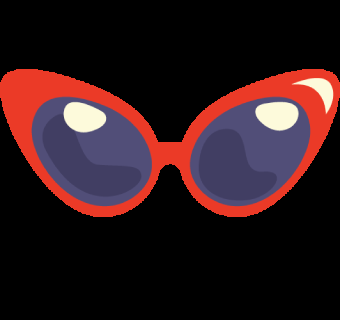
#> input picture ccl/sunglass.png, 340 x 320 px
$ python main.py
#> lines starting #> are read from the running program, lines starting #| are printed output that depends on the picture
import cv2
import cvzone

cap = cv2.VideoCapture(0)
cascade = cv2.CascadeClassifier('haarcascade_frontalface_default.xml')
overlay = cv2.imread('sunglass.png', cv2.IMREAD_UNCHANGED)
#> overlay is the input picture: shape (320, 340, 4); mean B, G, R, A 27.7, 24.2, 46.5, 76.2
while True:
    _, frame = cap.read()
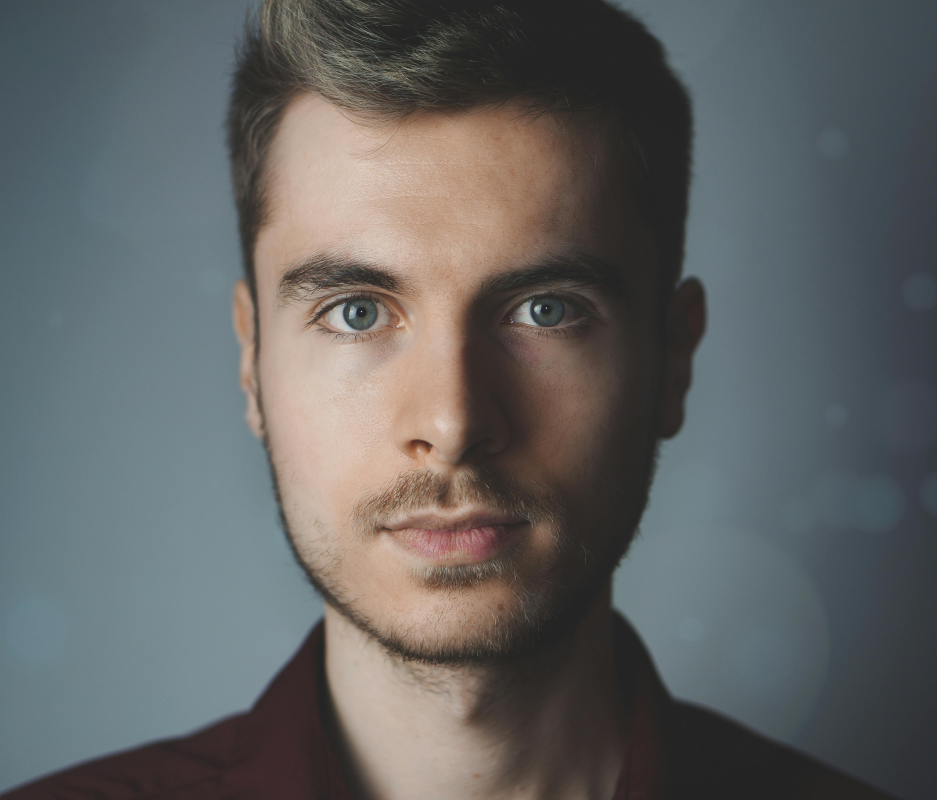
#> input picture ccl/test1.jpg, 4684 x 4000 px, given in place of the camera (shown at 1/5 size)
#> frame is the input picture: shape (4000, 4684, 3); mean B, G, R 98.7, 99.1, 98
    gray_scale = cv2.cvtColor(frame, cv2.COLOR_BGR2GRAY)
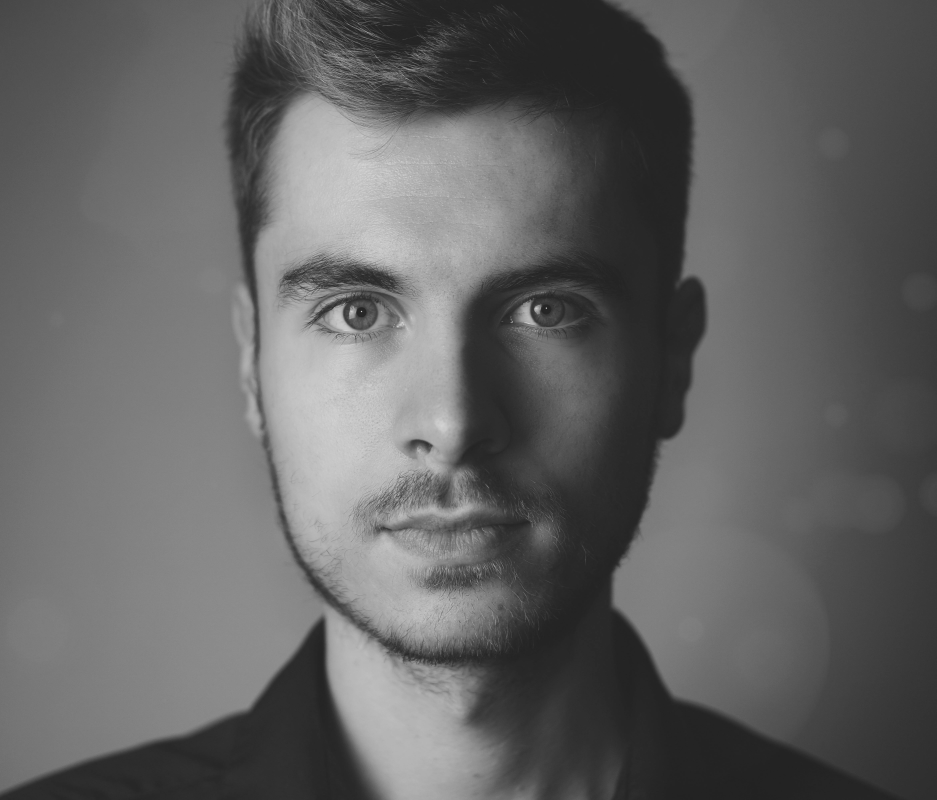
#> gray_scale: shape (4000, 4684) (shown at 1/5 size); min 16, max 255, mean 98.7
    faces = cascade.detectMultiScale(gray_scale)
#> faces = [[960, 547, 2580, 2580]]
    for (x, y, w, h) in faces:
        cv2.rectangle(frame,(x, y), (x+w, y+h), (0, 255, 0), 2)
        overlay_resize = cv2.resize(overlay, (int(w*1.5), int(h*1.5)))
#> (the run stopped early here; a loop or call above may not have finished)
